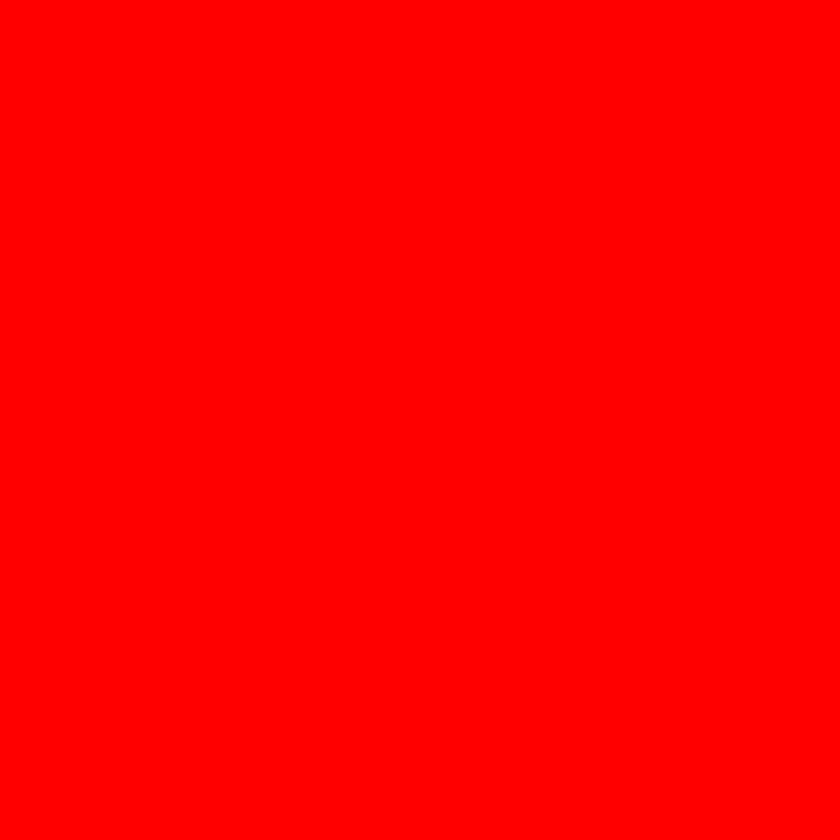
#> input picture Rok3/python/red.png, 840 x 840 px, shrunk from 1024 x 1024 before the run
$ python Encoded_image.py
#> lines starting #> are read from the running program, lines starting #| are printed output that depends on the picture; after the words box and inside, x2 and y2 are one past the last pixel; in counts of white or black regions, pixels touching at a corner belong together
import matplotlib.image as mpimg
import matplotlib.pyplot as plt
import numpy as np
import random as rnd


class photo:
    def __init__(self, img):
#> called with img = 'red.png'
        self.img = mpimg.imread(img)
#> self.img is the input picture: shape (840, 840, 3) float32; mean R, G, B 1, 0, 0

    def __call__(self):
        return self.img


class photoeditor:

    def encode(self, image, sentance):
#> called with sentance = 'mysterious mystery'
        zdjecie = image.img
        helper = zdjecie.copy()
        h, w, rgb = helper.shape
#> h = 840; w = 840; rgb = 3
        encode_jumps = h//len(sentance)
#> encode_jumps = 46
        k = 0
        for _ in range(len(sentance)):
            pixel_toencode = rnd.randint(k*encode_jumps, encode_jumps*(k+1))
            rand_width = rnd.randint(0, w)
            r = helper[pixel_toencode][rand_width][0]
            helper[pixel_toencode][rand_width][0] = (ord(sentance[k]))*0.1+r
            k += 1
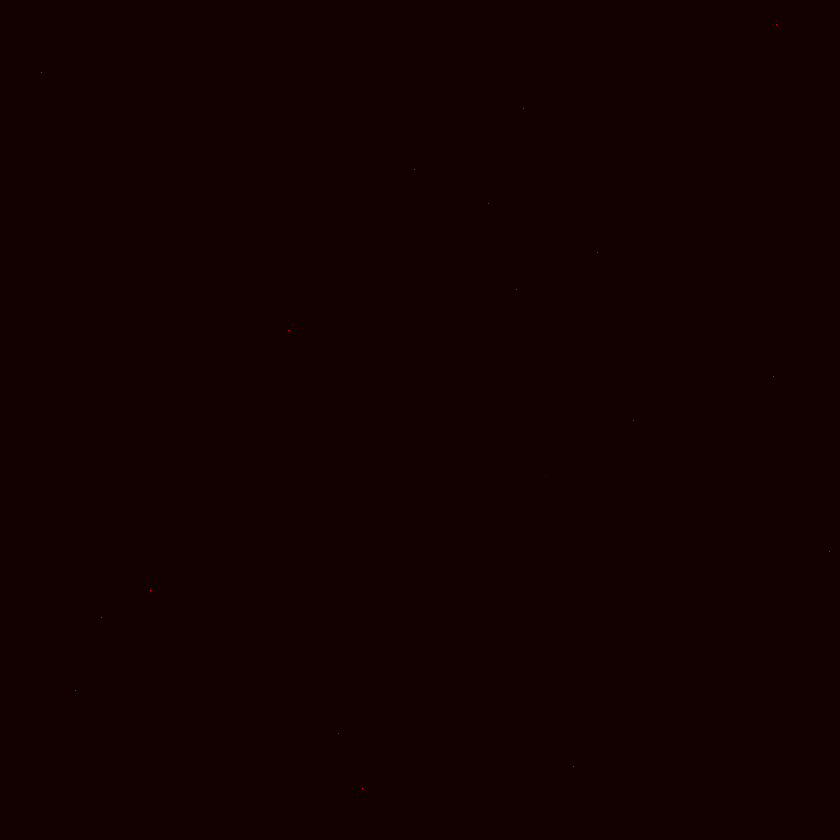
#> helper: shape (840, 840, 3) float32; under 0.01% of pixels changed, all inside (x1, y1, x2, y2) = (41, 24, 830, 789); drawn with min black and max white
#> after the loop, k = 18
        return helper

    def decode(self, decoded, real):
        code = []
#> code = []
        for i in range(decoded.shape[0]):
            for j in range(decoded.shape[1]):
                if decoded[i][j][0] != real[i][j][0]:
                    code.append(chr(int(round((decoded[i][j][0] \
                         - real[i][j][0]) * 10))))
#> after the loop, code = ['m', 'y', 's', 't', 'e', 'r', 'i', 'o', 'u', 's', ' ', 'm', 'y', 's', 't', 'e', 'r', 'y']
        return "".join(code)


zdjecie = photo("red.png")
editor = photoeditor()
to_encode = "mysterious mystery"
Encoded = editor.encode(zdjecie, to_encode)
print(editor.decode(Encoded, zdjecie()))
#| mysterious mystery


fig, (ax1, ax2) = plt.subplots(1, 2, figsize=(10, 10))
ax1.imshow(zdjecie())
ax1.set_title('Original Image')
ax2.imshow(Encoded)
ax2.set_title("With encoded mystery")
plt.show()
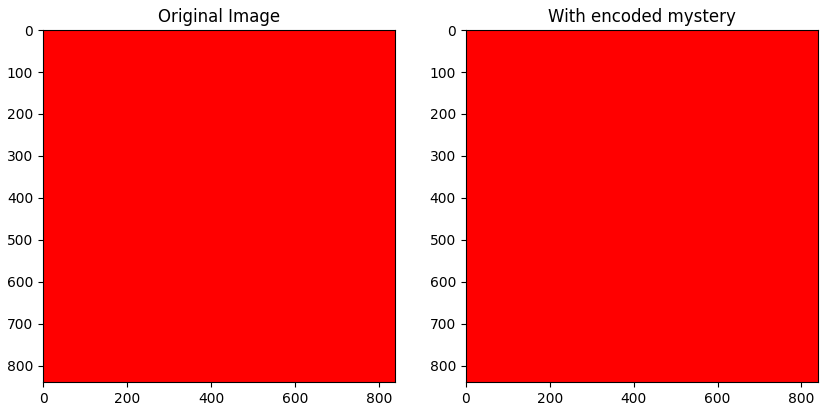
#> figure drawn by matplotlib, 2 panels
